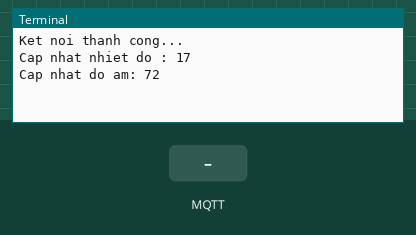
This program was run on a simulated Raspberry Pi (BCM pin numbers). Shown: the last lines printed to the terminal. Inputs (shaded band) come from the test bench. Random numbers come from a fixed seed; no MQTT or app messages arrive unless stated.

Above: at 1.3 s.
1.4 s: MQTT message "USB Serial Device" arrives on the first subscribed topic
At 2.1 s:
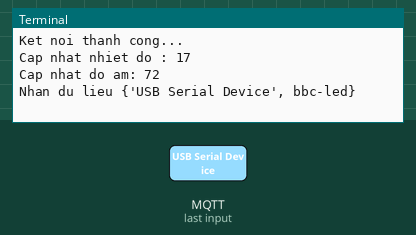
2.9 s: MQTT message "None" arrives on the first subscribed topic
At 3.2 s:
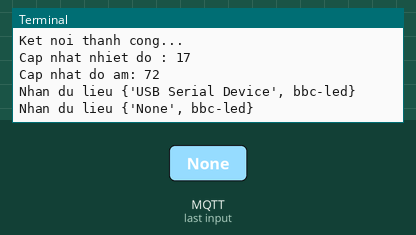
4.4 s: MQTT message "TEMP" arrives on the first subscribed topic
At 5.6 s:
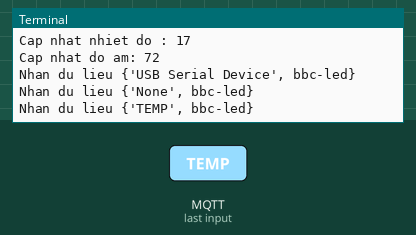
5.9 s: MQTT message "HUMI" arrives on the first subscribed topic
At 6.7 s:
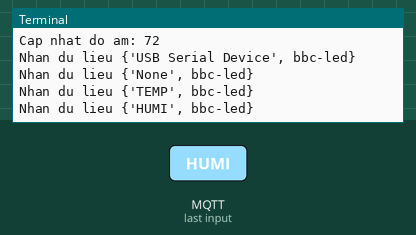
7.4 s: MQTT message "#" arrives on the first subscribed topic
At 7.8 s:
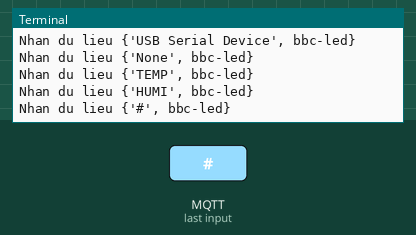
8.9 s: MQTT message "!" arrives on the first subscribed topic
At 10.2 s:
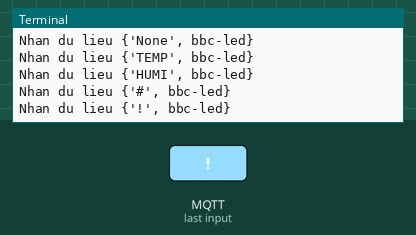

Measured:
- after the input at 1.4 s, the terminal: prints a new line at once (image 1)
- after the input at 2.9 s, the terminal: prints a new line at once (image 2)
- after the input at 4.4 s, the terminal: prints a new line at once (image 3)
- after the input at 5.9 s, the terminal: prints a new line at once (image 4)
- after the input at 7.4 s, the terminal: prints a new line at once (image 5)
- after the input at 8.9 s, the terminal: prints a new line at once (image 6)

The program:

main.py
```python
import serial.tools.list_ports
import random
import time
import sys
from Adafruit_IO import MQTTClient

AIO_FEED_IDS = ["bbc-led", "bbc-pump"]

AIO_USERNAME = "dadnbk123456"
AIO_KEY = "aio_ygOP94FUl1KpXYlkjWQDNPdZvL4Z"

# Connect Adafruit
def connected(client):
    print("Ket noi thanh cong...")
    for feed in AIO_FEED_IDS:
        client.subscribe(feed)

def subscribe(client, userdata, mid, granted_qos):
    print("Subcribe thanh cong...")

def disconnected(client):
    print("Ngat ket noi...")
    sys.exit (1)
def message(client, feed_id, payload):
    print("Nhan du lieu {'" + str(payload) + "', " + str(feed_id) + "}")
    if isMicrobitConnected:
        ser.write((str(payload) + "#").encode())


client = MQTTClient(AIO_USERNAME , AIO_KEY)
client.on_connect = connected
client.on_disconnect = disconnected
client.on_message = message
client.on_subscribe = subscribe
client.connect()
client.loop_background()
#                          #                             #

############ Connect port serial  ############ ############
def getPort():
    ports = serial.tools.list_ports.comports()
    N = len(ports)
    commPort = "None"
    for i in range(0, N):
        port = ports[i]
        strPort = str(port)
        if "USB Serial Device" in strPort:
            splitPort = strPort.split(" ")
            commPort = (splitPort[0])
    return commPort

isMicrobitConnected = False
if getPort() != "None":
    ser = serial.Serial( port=getPort(), baudrate=115200)
    isMicrobitConnected = True


def processData(data):
    data = data.replace("!", "")
    data = data.replace("#", "")
    splitData = data.split(":")
    print(splitData)
    try:
        if splitData[1] == "TEMP":
            client.publish("bbc-temp", splitData[2])
        elif splitData[2] == "HUMI":
            client.publish("bbc-humi", splitData[3])
    except:
        pass

mess = ""
def readSerial():
    bytesToRead = ser.inWaiting()
    if (bytesToRead > 0):
        global mess
        mess = mess + ser.read(bytesToRead).decode("UTF-8")
        while ("#" in mess) and ("!" in mess):
            start = mess.find("!")
            end = mess.find("#")
            processData(mess[start:end + 1])
            if (end == len(mess)):
                mess = ""
            else:
                mess = mess[end+1:]


def main():
    Temp = random.randint(0, 100)
    Humi = random.randint(0, 100)
    print("Cap nhat nhiet do :", Temp)
    print("Cap nhat do am:", Humi)
    client.publish("bbc - temp ", Temp)
    client.publish("bbc - humi ", Humi)


loop_forever = True
while loop_forever:
    if isMicrobitConnected:
        readSerial()
    main()
    try:
        time.sleep(20)
    except KeyboardInterrupt:
        loop_forever = False
```
